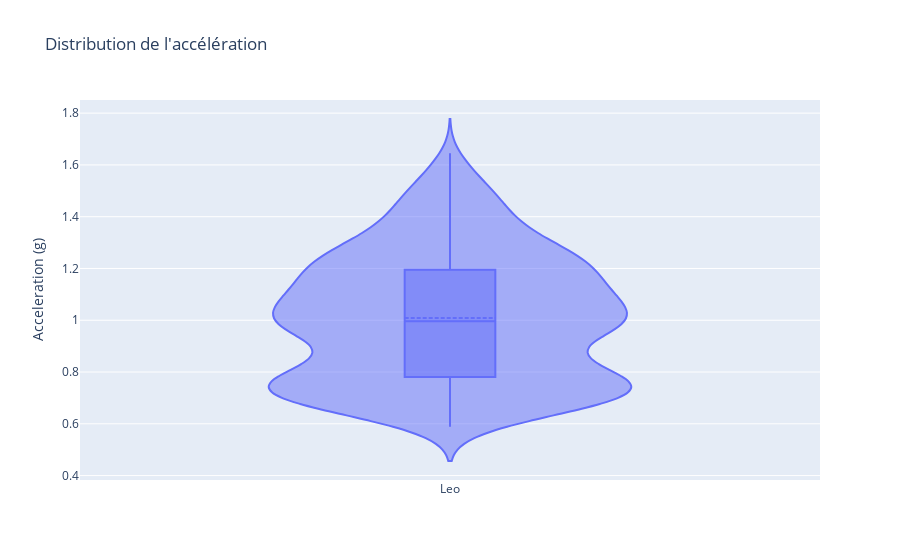

Notebook code cell kept with this figure:
### Code cell
plots["Violin"]

### Figure 1 — Plotly figure (JSON) as saved in the notebook; plotly's stock layout.template omitted (floating-point values rounded to 4 significant figures; data arrays with more than 128 entries replaced by an {"elided": "..."} marker saying what was removed)
{"data": [{"box": {"visible": true}, "line": {"color": "#636EFA"}, "meanline": {"visible": true}, "name": "Leo", "type": "violin", "y": {"elided": "971 float values"}}], "layout": {"title": {"text": "Distribution de l'accélération"}, "yaxis": {"title": {"text": "Acceleration (g)"}}}}
